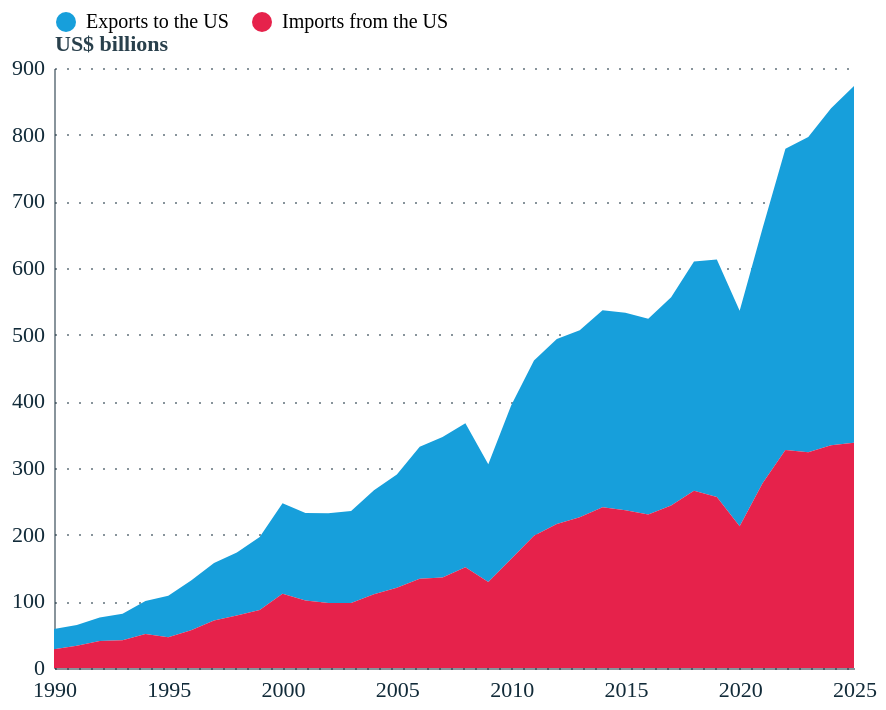

Notebook code cell kept with this figure:
### Code cell
# ── Read Chart 1 data ──
df1 = pd.read_excel("../data/Chartbook_Mexico_Nearshoring_ECO_v080626.xlsx",
                     sheet_name="Chart 1", skiprows=1,
                     usecols="A:C", names=["year","Exports to the US","Imports from the US"])

df1 = df1[df1["year"] <= 2025]
df1["Exports to the US"] = df1["Exports to the US"] / 1000
df1["Imports from the US"] = df1["Imports from the US"] / 1000

df1_long = df1.melt(id_vars=["year"], var_name="Series", value_name="Value")
df1_long["Date"] = pd.to_datetime(df1_long["year"], format="%Y")

# ── Chart 1: US-Mexico bilateral trade ──
# Filter from 1990
df1_plot = df1_long[df1_long["year"] >= 1990].copy()

# ── Chart 1: Stacked area ──
chart1 = alt.Chart(df1_plot).mark_area().encode(
    x=alt.X('Date:T', axis=alt.Axis()),
    y=alt.Y('Value:Q',
            axis=alt.Axis(title='US$ billions', format='.0f'),
            stack=True),
    color=alt.Color('Series:N', legend=alt.Legend(orient='top', title=None),
                    scale=alt.Scale(
                        domain=["Exports to the US","Imports from the US"],
                        range=[pallete["nominal_1"], pallete["nominal_2"]])),
    order=alt.Order('Series:N', sort='descending')
)

chart1

### Figure 1 — Vega-Lite specification as saved in the notebook (floating-point values rounded to 4 significant figures)
{"config": {"font": "Circular Std", "mark": {"line": {"interpolate": "linear"}}, "view": {"stroke": "transparent", "width": 400, "height": 300}, "range": {"category": ["#179fdb", "#e6224b", "#f4c245", "#122b39", "#eb5c2e", "#36b7b4"], "diverging": ["#E6224B", "#E54753", "#C9C9C9", "#179FDB", "#122B39"], "heatmap": ["#C9C9C9", "#179FDB", "#0063AF", "#122B39"], "ordinal": ["#00A767", "#36B7B4", "#179FDB", "#0063AF", "#243B5A"]}, "axisX": {"labelColor": "#122b39", "tickColor": "#122b39", "domainColor": "#122b39", "domainOpacity": 0.5, "gridOpacity": 0, "labelAngle": 0, "labelAlign": "center", "labelFontSize": 11, "labelPadding": 5, "tickCount": 10, "tickSize": 0, "title": ""}, "axisY": {"labelColor": "#122b39", "tickColor": "#122b39", "domainColor": "#122b39", "gridColor": "#122b39", "gridDash": [1, 5], "gridOpacity": 0.5, "labelPadding": 5, "labelFontSize": 11, "domainOpacity": 0.5, "tickSize": 0, "title": null, "titleAlign": "left", "titleAngle": 0, "titleBaseline": "bottom", "titleColor": "#122b39", "titleOpacity": 0.9, "titleX": 0, "titleY": -7}}, "data": {"name": "data-109acbc832b9fdd0bde49388858b55d5"}, "mark": {"type": "area"}, "encoding": {"color": {"field": "Series", "legend": {"orient": "top", "title": null}, "scale": {"domain": ["Exports to the US", "Imports from the US"], "range": ["#179fdb", "#e6224b"]}, "type": "nominal"}, "order": {"field": "Series", "sort": "descending", "type": "nominal"}, "x": {"axis": {}, "field": "Date", "type": "temporal"}, "y": {"axis": {"format": ".0f", "title": "US$ billions"}, "field": "Value", "stack": true, "type": "quantitative"}}, "$schema": "https://vega.github.io/schema/vega-lite/v6.1.0.json", "datasets": {"data-109acbc832b9fdd0bde49388858b55d5": [{"year": 1990, "Series": "Exports to the US", "Value": 30.16, "Date": "1990-01-01T00:00:00"}, {"year": 1991, "Series": "Exports to the US", "Value": 31.13, "Date": "1991-01-01T00:00:00"}, {"year": 1992, "Series": "Exports to the US", "Value": 35.21, "Date": "1992-01-01T00:00:00"}, {"year": 1993, "Series": "Exports to the US", "Value": 39.92, "Date": "1993-01-01T00:00:00"}, {"year": 1994, "Series": "Exports to the US", "Value": 49.49, "Date": "1994-01-01T00:00:00"}, {"year": 1995, "Series": "Exports to the US", "Value": 62.1, "Date": "1995-01-01T00:00:00"}, {"year": 1996, "Series": "Exports to the US", "Value": 74.3, "Date": "1996-01-01T00:00:00"}, {"year": 1997, "Series": "Exports to the US", "Value": 85.94, "Date": "1997-01-01T00:00:00"}, {"year": 1998, "Series": "Exports to the US", "Value": 94.63, "Date": "1998-01-01T00:00:00"}, {"year": 1999, "Series": "Exports to the US", "Value": 109.7, "Date": "1999-01-01T00:00:00"}, {"year": 2000, "Series": "Exports to the US", "Value": 135.9, "Date": "2000-01-01T00:00:00"}, {"year": 2001, "Series": "Exports to the US", "Value": 131.3, "Date": "2001-01-01T00:00:00"}, {"year": 2002, "Series": "Exports to the US", "Value": 134.6, "Date": "2002-01-01T00:00:00"}, {"year": 2003, "Series": "Exports to the US", "Value": 138.1, "Date": "2003-01-01T00:00:00"}, {"year": 2004, "Series": "Exports to the US", "Value": 155.9, "Date": "2004-01-01T00:00:00"}, {"year": 2005, "Series": "Exports to the US", "Value": 170.1, "Date": "2005-01-01T00:00:00"}, {"year": 2006, "Series": "Exports to the US", "Value": 198.3, "Date": "2006-01-01T00:00:00"}, {"year": 2007, "Series": "Exports to the US", "Value": 210.7, "Date": "2007-01-01T00:00:00"}, {"year": 2008, "Series": "Exports to the US", "Value": 215.9, "Date": "2008-01-01T00:00:00"}, {"year": 2009, "Series": "Exports to the US", "Value": 176.7, "Date": "2009-01-01T00:00:00"}, {"year": 2010, "Series": "Exports to the US", "Value": 230.0, "Date": "2010-01-01T00:00:00"}, {"year": 2011, "Series": "Exports to the US", "Value": 262.9, "Date": "2011-01-01T00:00:00"}, {"year": 2012, "Series": "Exports to the US", "Value": 277.6, "Date": "2012-01-01T00:00:00"}, {"year": 2013, "Series": "Exports to the US", "Value": 280.6, "Date": "2013-01-01T00:00:00"}, {"year": 2014, "Series": "Exports to the US", "Value": 295.7, "Date": "2014-01-01T00:00:00"}, {"year": 2015, "Series": "Exports to the US", "Value": 296.4, "Date": "2015-01-01T00:00:00"}, {"year": 2016, "Series": "Exports to the US", "Value": 293.5, "Date": "2016-01-01T00:00:00"}, {"year": 2017, "Series": "Exports to the US", "Value": 312.7, "Date": "2017-01-01T00:00:00"}, {"year": 2018, "Series": "Exports to the US", "Value": 343.7, "Date": "2018-01-01T00:00:00"}, {"year": 2019, "Series": "Exports to the US", "Value": 356.1, "Date": "2019-01-01T00:00:00"}, {"year": 2020, "Series": "Exports to the US", "Value": 323.5, "Date": "2020-01-01T00:00:00"}, {"year": 2021, "Series": "Exports to the US", "Value": 382.6, "Date": "2021-01-01T00:00:00"}, {"year": 2022, "Series": "Exports to the US", "Value": 452.0, "Date": "2022-01-01T00:00:00"}, {"year": 2023, "Series": "Exports to the US", "Value": 472.9, "Date": "2023-01-01T00:00:00"}, {"year": 2024, "Series": "Exports to the US", "Value": 505.5, "Date": "2024-01-01T00:00:00"}, {"year": 2025, "Series": "Exports to the US", "Value": 534.9, "Date": "2025-01-01T00:00:00"}, {"year": 1990, "Series": "Imports from the US", "Value": 28.28, "Date": "1990-01-01T00:00:00"}, {"year": 1991, "Series": "Imports from the US", "Value": 33.28, "Date": "1991-01-01T00:00:00"}, {"year": 1992, "Series": "Imports from the US", "Value": 40.59, "Date": "1992-01-01T00:00:00"}, {"year": 1993, "Series": "Imports from the US", "Value": 41.58, "Date": "1993-01-01T00:00:00"}, {"year": 1994, "Series": "Imports from the US", "Value": 50.84, "Date": "1994-01-01T00:00:00"}, {"year": 1995, "Series": "Imports from the US", "Value": 46.29, "Date": "1995-01-01T00:00:00"}, {"year": 1996, "Series": "Imports from the US", "Value": 56.79, "Date": "1996-01-01T00:00:00"}, {"year": 1997, "Series": "Imports from the US", "Value": 71.39, "Date": "1997-01-01T00:00:00"}, {"year": 1998, "Series": "Imports from the US", "Value": 78.77, "Date": "1998-01-01T00:00:00"}, {"year": 1999, "Series": "Imports from the US", "Value": 86.91, "Date": "1999-01-01T00:00:00"}, {"year": 2000, "Series": "Imports from the US", "Value": 111.3, "Date": "2000-01-01T00:00:00"}, {"year": 2001, "Series": "Imports from the US", "Value": 101.3, "Date": "2001-01-01T00:00:00"}, {"year": 2002, "Series": "Imports from the US", "Value": 97.47, "Date": "2002-01-01T00:00:00"}, {"year": 2003, "Series": "Imports from the US", "Value": 97.41, "Date": "2003-01-01T00:00:00"}, {"year": 2004, "Series": "Imports from the US", "Value": 110.7, "Date": "2004-01-01T00:00:00"}, {"year": 2005, "Series": "Imports from the US", "Value": 120.2, "Date": "2005-01-01T00:00:00"}, {"year": 2006, "Series": "Imports from the US", "Value": 133.7, "Date": "2006-01-01T00:00:00"}, {"year": 2007, "Series": "Imports from the US", "Value": 135.9, "Date": "2007-01-01T00:00:00"}, {"year": 2008, "Series": "Imports from the US", "Value": 151.2, "Date": "2008-01-01T00:00:00"}, {"year": 2009, "Series": "Imports from the US", "Value": 128.9, "Date": "2009-01-01T00:00:00"}, {"year": 2010, "Series": "Imports from the US", "Value": 163.7, "Date": "2010-01-01T00:00:00"}, {"year": 2011, "Series": "Imports from the US", "Value": 198.3, "Date": "2011-01-01T00:00:00"}, {"year": 2012, "Series": "Imports from the US", "Value": 215.9, "Date": "2012-01-01T00:00:00"}, {"year": 2013, "Series": "Imports from the US", "Value": 226.0, "Date": "2013-01-01T00:00:00"}, {"year": 2014, "Series": "Imports from the US", "Value": 241.0, "Date": "2014-01-01T00:00:00"}, {"year": 2015, "Series": "Imports from the US", "Value": 236.5, "Date": "2015-01-01T00:00:00"}, {"year": 2016, "Series": "Imports from the US", "Value": 230.2, "Date": "2016-01-01T00:00:00"}, {"year": 2017, "Series": "Imports from the US", "Value": 243.6, "Date": "2017-01-01T00:00:00"}, {"year": 2018, "Series": "Imports from the US", "Value": 266.0, "Date": "2018-01-01T00:00:00"}, {"year": 2019, "Series": "Imports from the US", "Value": 256.7, "Date": "2019-01-01T00:00:00"}, {"year": 2020, "Series": "Imports from the US", "Value": 212.5, "Date": "2020-01-01T00:00:00"}, {"year": 2021, "Series": "Imports from the US", "Value": 277.2, "Date": "2021-01-01T00:00:00"}, {"year": 2022, "Series": "Imports from the US", "Value": 327.0, "Date": "2022-01-01T00:00:00"}, {"year": 2023, "Series": "Imports from the US", "Value": 323.6, "Date": "2023-01-01T00:00:00"}, {"year": 2024, "Series": "Imports from the US", "Value": 334.0, "Date": "2024-01-01T00:00:00"}, {"year": 2025, "Series": "Imports from the US", "Value": 338.0, "Date": "2025-01-01T00:00:00"}]}}
